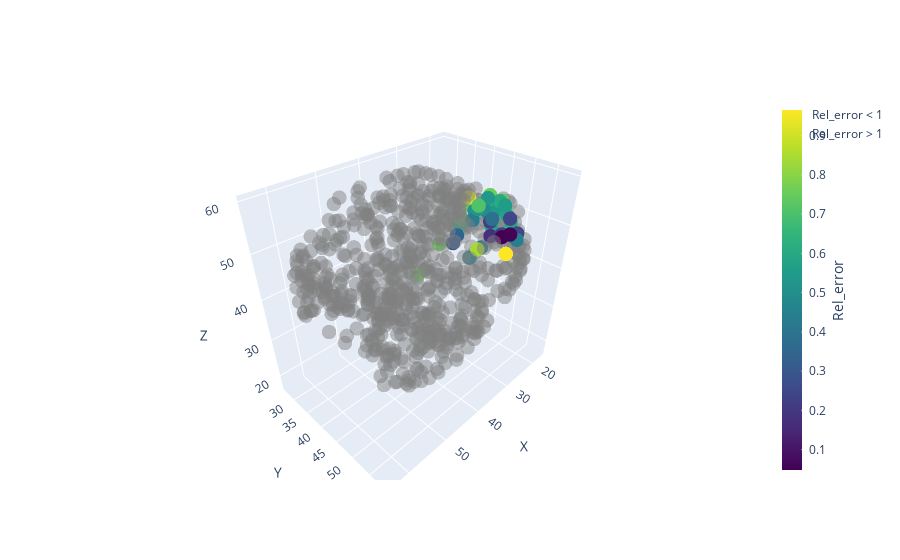

Notebook code cell kept with this figure:
### Code cell
import plotly.graph_objects as go

fig = go.Figure()

# Agregar los puntos con rel_error < 1
fig.add_trace(go.Scatter3d(
    x=pred_final.loc[pred_final["rel_error"] < 1]["X"],
    y=pred_final.loc[pred_final["rel_error"] < 1]["Y"],
    z=pred_final.loc[pred_final["rel_error"] < 1]["Z"],
    mode='markers',
    marker=dict(
        color=pred_final.loc[pred_final["rel_error"] < 1]["rel_error"],
        colorscale='Viridis',
        size=5,
        colorbar=dict(
            title='Rel_error',
            titleside='right',
            tickmode='auto',
            ticks='outside',
            tickcolor='white',
            ticklen=5,
            showticksuffix='last',
            thickness=20
        )
    ),
    name='Rel_error < 1'
))

# Agregar los puntos con rel_error > 1
fig.add_trace(go.Scatter3d(
    x=pred_final.loc[pred_final["rel_error"] > 1]["X"],
    y=pred_final.loc[pred_final["rel_error"] > 1]["Y"],
    z=pred_final.loc[pred_final["rel_error"] > 1]["Z"],
    mode='markers',
    marker=dict(
        color='grey',
        opacity=0.5,
        size=5
    ),
    name='Rel_error > 1'
))

# Actualizar el diseño del gráfico
fig.update_layout(scene=dict(
    xaxis_title='X',
    yaxis_title='Y',
    zaxis_title='Z'
))

# Mostrar el gráfico
fig.show()

### Figure 1 — Plotly figure (JSON) as saved in the notebook; plotly's stock layout.template omitted (floating-point values rounded to 4 significant figures; data arrays with more than 128 entries replaced by an {"elided": "..."} marker saying what was removed)
{"data": [{"marker": {"color": [0.9652, 0.7484, 0.5387, 0.3903, 0.05198, 0.2449, 0.55, 0.6077, 0.71, 0.4393, 0.2452, 0.7601, 0.7564, 0.8747, 0.9243, 0.695, 0.5304, 0.4892, 0.5358, 0.2193, 0.7475, 0.5827, 0.7669, 0.6001, 0.4749, 0.04801, 0.7629, 0.4967, 0.4276, 0.8397, 0.1737, 0.9214, 0.5211, 0.235, 0.7125, 0.5838, 0.8368, 0.4079, 0.5932, 0.337, 0.4549, 0.3027], "colorbar": {"showticksuffix": "last", "thickness": 20, "tickcolor": "white", "ticklen": 5, "tickmode": "auto", "ticks": "outside", "title": {"side": "right", "text": "Rel_error"}}, "colorscale": [[0, "#440154"], [0.1111, "#482878"], [0.2222, "#3e4989"], [0.3333, "#31688e"], [0.4444, "#26828e"], [0.5556, "#1f9e89"], [0.6667, "#35b779"], [0.7778, "#6ece58"], [0.8889, "#b5de2b"], [1, "#fde725"]], "size": 5}, "mode": "markers", "name": "Rel_error < 1", "type": "scatter3d", "x": [33.63, 23.5, 26.5, 30.93, 30.32, 27.48, 24.97, 24.56, 30.51, 29.1, 28.07, 23.91, 31.16, 23.72, 28.18, 24.23, 29.48, 27.61, 25.12, 29.58, 23.54, 24.6, 36.86, 24.9, 27.7, 30.91, 27.63, 25.89, 30.54, 35.04, 29.93, 27.31, 28.73, 28.89, 30.63, 25.36, 25.14, 30.77, 28.33, 30.18, 33.58, 32.4], "y": [57.47, 48.7, 47.41, 52.0, 55.73, 53.51, 50.43, 48.85, 48.36, 56.51, 55.8, 45.98, 39.54, 45.28, 44.17, 47.06, 47.48, 47.06, 48.92, 50.62, 49.57, 50.76, 38.9, 52.09, 54.24, 54.45, 44.05, 47.02, 47.24, 52.28, 51.26, 42.86, 46.12, 53.08, 44.6, 47.96, 48.72, 49.9, 42.42, 43.32, 49.51, 44.23], "z": [50.21, 54.25, 55.3, 54.08, 52.1, 53.47, 54.27, 54.52, 55.38, 50.82, 51.5, 54.68, 44.08, 52.78, 54.95, 52.94, 54.05, 53.98, 53.03, 52.59, 52.96, 52.27, 38.76, 51.22, 50.35, 51.29, 53.33, 52.1, 52.03, 49.56, 49.91, 53.0, 52.98, 50.62, 51.4, 49.29, 47.53, 47.23, 48.54, 47.14, 46.0, 46.6]}, {"marker": {"color": "grey", "opacity": 0.5, "size": 5}, "mode": "markers", "name": "Rel_error > 1", "type": "scatter3d", "x": {"elided": "657 float values"}, "y": {"elided": "657 float values"}, "z": {"elided": "657 float values"}}], "layout": {"scene": {"xaxis": {"title": {"text": "X"}}, "yaxis": {"title": {"text": "Y"}}, "zaxis": {"title": {"text": "Z"}}}}}
